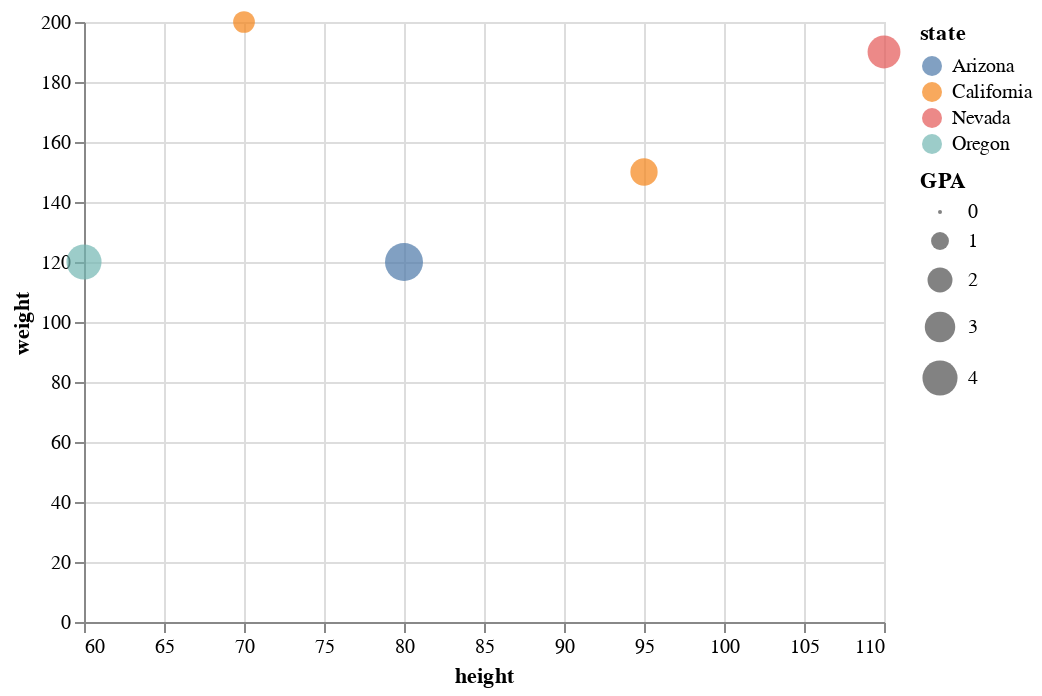

Source (notebook cell):
### Markdown cell above
Here we encode the "state" column into the color of the chart, and we encode the "GPA" column into the size of the points.

### Code cell
alt.Chart(data=df).mark_circle().encode(
    x=alt.X("height", scale=alt.Scale(zero=False)),
    y="weight",
    color="state",
    size="GPA"
)

### Figure 1 — Vega-Lite specification as saved in the notebook (floating-point values rounded to 4 significant figures)
{"config": {"view": {"continuousWidth": 400, "continuousHeight": 300}}, "data": {"name": "data-5510f828ab9691e9c65b66e9602aec53"}, "mark": "circle", "encoding": {"color": {"field": "state", "type": "nominal"}, "size": {"field": "GPA", "type": "quantitative"}, "x": {"field": "height", "scale": {"zero": false}, "type": "quantitative"}, "y": {"field": "weight", "type": "quantitative"}}, "$schema": "https://vega.github.io/schema/vega-lite/v4.17.0.json", "datasets": {"data-5510f828ab9691e9c65b66e9602aec53": [{"height": 70, "weight": 200, "state": "California", "GPA": 1.5}, {"height": 95, "weight": 150, "state": "California", "GPA": 2.4}, {"height": 60, "weight": 120, "state": "Oregon", "GPA": 4.0}, {"height": 110, "weight": 190, "state": "Nevada", "GPA": 3.5}, {"height": 80, "weight": 120, "state": "Arizona", "GPA": 4.7}]}}
